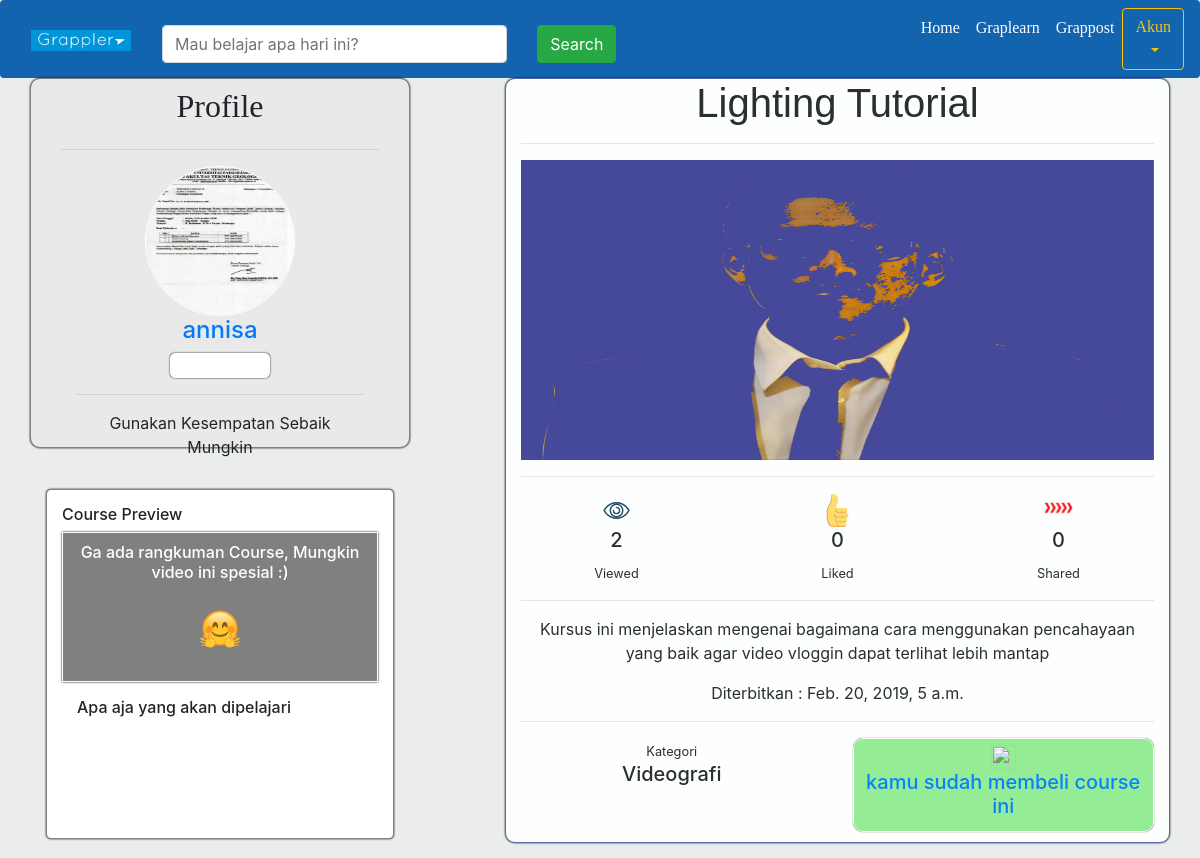
Before: /graplearn/detail/15/ (signed in) with the older database file.
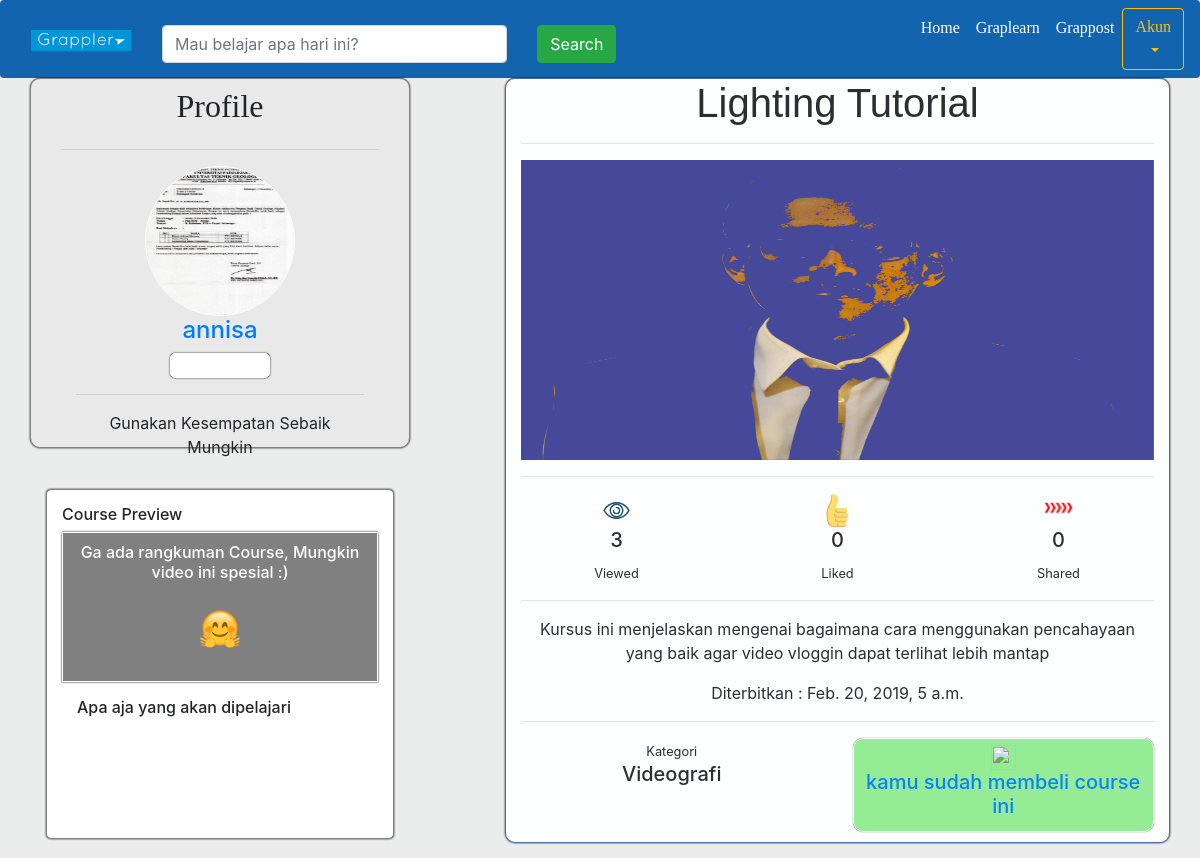
After: the same page with the newer database file.
### graplearn/models.py (models this page shows, shortened)
class Course(models.Model):
	user = models.ForeignKey(User, on_delete=models.CASCADE)
	judul = models.CharField(max_length=30)
	thumbnail = models.ImageField(default='mantap.png',blank=True,upload_to='course/')
	kategori = models.CharField(max_length=30)
	harga = models.PositiveIntegerField()
	deskripsi = models.TextField(max_length=300)
	published = models.DateTimeField(auto_now_add=True)
	like = models.PositiveIntegerField(default=0)
	view = models.PositiveIntegerField(default=0)
	share = models.PositiveIntegerField(default=0)
	discount = models.DecimalField(decimal_places=2, max_digits=10,default=0)

### akun/models.py (models this page shows, shortened)
class Profile(models.Model):
	user 			= models.OneToOneField(User, on_delete=models.CASCADE)
	nama 			= models.CharField(max_length=25)
	PILIHAN_STATUS  = (
			('Reguler', 'Reguler'),
			('Premium', 'Premium'),
		)
	status			= models.CharField(max_length=25, choices=PILIHAN_STATUS) # ini nanti hapus
	username		= models.CharField(max_length=25) #ini hapus aja
	waktu_lahir 	= models.DateField(auto_now_add=True)
	bio				= models.TextField(max_length=300, blank=True)
	foto 			= models.ImageField(default='mantap.jpg',blank=True)
	koin			= models.PositiveIntegerField() # ini nanti dibuat class sendiri aja
	alamat 			= models.CharField(max_length=50, blank=True)
	thumbnail 		= models.ImageField(blank=True,default='student.png')
	deskripsi_kanal = models.TextField(blank=True)
	kontak			= models.PositiveIntegerField(blank=True,default=0)
	PILIHAN_LEVEL = (
			('1','Novice'),
			('2','Beginner'),
			('3','Competent'),
			('4','Master'),
			('5','Expert'),
			('6','Legend'),
		)
	user_level		= models.CharField(max_length=1,choices=PILIHAN_LEVEL,default='1')

### graplearn/views.py (the view)
# urls.py: re_path(r'^detail/(?P<id_detail>[0-9]+)/$',views.detailCourse, name='detailcourse'),
@login_required
def detailCourse(request, id_detail):
	current_user = User.objects.get(id = request.user.id)
	detailCourse = Course.objects.get(id = id_detail)
	userCourses = MyCourse.objects.get(user = request.user)
	userCourses = userCourses.courses.all()
	videoCoursesQuery = VideoCourse.objects.filter(course_id = detailCourse.id)
	videoCourses = []
	for video in videoCoursesQuery:
		videoCourses.append(video)
	print(videoCourses)
	videoComment = []
	for video in videoCourses:
		videoComment.append(VideoComment.objects.filter(videoCourse_id = video.id))
	print(videoComment)
	zipList = zip(videoCourses,videoComment)
	print(zipList)
	demovid = None
	videoDescript = []
	for desc in videoCourses:
		videoDescript.append(desc.judul)
	try:
		demovid = videoCourses[0]
	except:
		demovid = 'Tidak ada rangkuman Course'
	context = {
		'judul' : 'Detail',
		'jumboTag' : 'Coba Sekarang!',
		'detailCourse' : detailCourse,
		'userCourses' : userCourses,
		'videoCourses' : videoCourses,
		'videoDescript' : videoDescript,
		'videoComment' : videoComment
	}
	if demovid != 'Tidak ada rangkuman Course':
		context['demovid'] = demovid
	if current_user == detailCourse.user:
		context['authUser'] = True
	if not detailCourse in userCourses:
		context['videoCourses'] = None;
	return render(request,'graplearn/detailcourse.html', context)

### graplearn/templates/graplearn/detailcourse.html (shortened to what this page needs)
{% extends "base.html" %}
{% load static %}
{% block cssOpt %}
	<link rel="stylesheet" href="{% static "css/graplearn/detailcourse.css" %}">
{% endblock cssOpt %}
{% block konten1 %}
	<div class="container">
		<div class="row">
			<div class="col-sm-4" id='profilesection'>
				<div class="container">
					<div class="row">
						<div class="col-sm-12 mt-2 text-center">
							<h2>Profile</h2>
						</div>
					</div>
					<hr>
					<div class="container userprofile text-center">
						<img src="{{detailCourse.user.profile.foto.url}}" alt="">
						<h4><a href="{% url "akun:otherprofile" detailCourse.user.id %}">{{detailCourse.user.profile.nama}}</a></h4>
						<div class="boxlevel">
							<small>{{detailCourse.user.profile.get_user_level_display}}</small>
						</div>
						<hr>
						<p>{{detailCourse.user.profile.bio}}</p>
					</div>
				</div>
				<div class="container coursedemo">
					<div class="videodemo">
						<h6>Course Preview</h6>
						{% if demovid %}
							<video src="{{demovid.video.url}}" oncontextmenu="return false" controls=""></video>
						{% else %}
							<div class="container videoempty">
								<h6>Ga ada rangkuman Course, Mungkin video ini spesial :)</h6>
								<img src="{% static "img/empty.png" %}" alt="">
							</div>
						{% endif %}
					</div>
					<div class="container judul mt-3"><h6>Apa aja yang akan dipelajari</h6></div>
				</div>
			</div>
			<div class="col-sm-1">
				<div class="container bordercontainer"></div>
			</div>
			<div class="col-sm-7" id='coursesection'>
				<div class="detailcourse">
					<h1>{{detailCourse.judul}}</h1>
					<hr>
					<img src="{{detailCourse.thumbnail.url}}" alt="">
				</div>
				<hr>
				<div class="coursestatus">
					<div class="row">
						<div class="col-sm-4">
							<img src="{% static "img/view.png" %}" alt="">
							<h5>{{detailCourse.view}}</h5>
							<small>Viewed</small>
						</div>
						<div class="col-sm-4">
							<img src="{% static "img/like.png" %}" alt="">
							<h5>{{detailCourse.like}}</h5>
							<small>Liked</small>
						</div>
						<div class="col-sm-4">
							<img src="{% static "img/share.png" %}" alt="">
							<h5>{{detailCourse.share}}</h5>
							<small>Shared</small>
						</div>
					</div>
					<hr>
					<p>{{detailCourse.deskripsi}}</p>
					<p>Diterbitkan : {{detailCourse.published}}</p>
					<hr>
					<div class="row">
						<div class="col-sm-6">
							<small>Kategori</small>
							<h5>{{detailCourse.kategori}}</h5>
						</div>
						<div class="col-sm-6">
							<a href="{% url "graplearn:buycourse" detailCourse.id %}">
								<div class="harga">
									<img src="{% static "img/coin.png" %}" alt="">
									{% if not detailCourse in userCourses %}
										<h5>{{detailCourse.harga}}</h5>
									{% else %}
										<h5>kamu sudah membeli course ini</h5>
									{% endif %}
								</div>
							</a>
						</div>
					</div>
				</div>
			</div>
		</div>
	</div>
{% endblock konten1 %}

Changed rows visible on the page:
changed Course "Lighting Tutorial": view "2" → "3"
